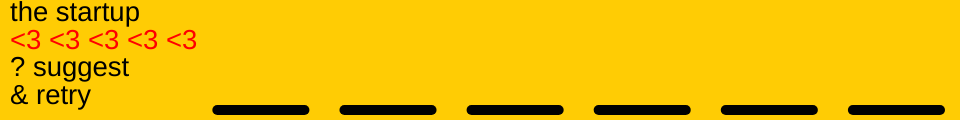
Frame 1 (no input)
Frame 60 (no input): identical to frame 1, image omitted
Frame 120 (the mouse pressed at the canvas centre since frame 60): identical to frame 1, image omitted

The p5.js sketch that drew this single still picture (run headless with seeded random() and noise() and a simulated clock; from frame 60 on, the mouse is pressed at the canvas centre):

// p5.js sketch
// ── sketch.js
// All words used in this hangman game.
// Make sure everything in lower case!
var randomSets = [
  { desc:"3D", word:"print" },
  { desc:"law", word:"order" },
  { desc:"the \"ink\"", word:"filament" },
  { desc:"the resolution", word:"layer" },
  { desc:"the robot?!?!", word:"marvin" },
  { desc:"the startup", word:"3dhubs" }
];

var countHP = 5;
var countSuggest = 3;

var chosenSet = pickRandomSet(randomSets);
var chosenDesc = chosenSet.desc;
var chosenWord = chosenSet.word;
var progress = chosenWord; // How many letters are still need to be guessed.
var is = []; // List of index of correctly guessed letters.

var linesProps; // User interface lines properties (coordinates, ...).
var margin;

var upperText; // GUI to display winning/losing or `countHP`.
var clueText;
var suggestButton;

var mainMenuButtons = ["? suggest", "& retry"];
var mainMenuFunctions = [suggestLetters, reInit];
var mainMenuTextSize;
var mainMenuWidth;

var guiLetterProgresses = [];
var guiLines = [];
var guiMainMenuButtons = [];
var guiMainMenuTexts = [];



function setup () {
  createCanvas(960, 120);

  margin = Math.ceil((width > height ? width : height)/100);
  mainMenuTextSize = (width > height ? height : width)/4 - margin/4;

  // Draw the clue text.
  clueText = new textGUI(
    guiMainMenuTexts,
    chosenDesc,
    margin,
    0,
    mainMenuTextSize
  );
  // Draw the main upper text.
  upperText = new textGUI(
      guiMainMenuTexts,
      setHP(countHP),
      margin,
      mainMenuTextSize,
      mainMenuTextSize
  );
  upperText.fill = "red"; // Initial red text to display hit points (HP).

  // Draw the main menu buttons.
  for (var i = 0; i < mainMenuButtons.length; i ++) {
    if(mainMenuButtons[i] === "? suggest") {
      suggestButton = new textButtonGUI(
        guiMainMenuButtons,
        mainMenuButtons[i],
        margin,
        mainMenuTextSize*(i + 2),
        mainMenuTextSize,
        mainMenuFunctions[i]
      );
    }
    else {
      new textButtonGUI(
        guiMainMenuButtons,
        mainMenuButtons[i],
        margin,
        mainMenuTextSize*(i + 2),
        mainMenuTextSize,
        mainMenuFunctions[i]
      );
    }
  }

  // Need to get `upperText.textW`.
  upperText.draw();

  // Set lines properties.
  mainMenuWidth = upperText.textW;
  linesProps = createLinesProps(
      chosenWord,
      mainMenuWidth + 30,
      height - margin,
      width - (mainMenuWidth + 50)
  );
  // Draw lines!
  createLinesGUI(linesProps);
}



function draw () {
  background(255, 204, 4);
  cursor(ARROW);

  // Draw GUI (these need to be drawn in order).
  for (var i = 0; i < guiMainMenuTexts.length; i ++) guiMainMenuTexts[i].draw();
  for (var i = 0; i < guiMainMenuButtons.length; i ++)
    guiMainMenuButtons[i].draw();
  for (var i = 0; i < guiLines.length; i ++) guiLines[i].draw();
  for (var i = 0; i < guiLetterProgresses.length; i ++)
    guiLetterProgresses[i].draw();
}



function keyPressed () {
  var charPressed = String.fromCharCode(keyCode).toLowerCase();

  if (countHP > 0 && progress.length > 0) {
    if (progress.indexOf(charPressed) > -1) correctGuess(charPressed);
    else wrongGuess();
  }
}



function mousePressed () {
  for (var i = 0; i < guiMainMenuButtons.length; i ++)
    guiMainMenuButtons[i].mousePressed();
}



function pickRandomSet (_array) {
  return _array[Math.floor(Math.random()*_array.length)];
}



function createLinesProps (_string, _x, _y, _width) {
  // Default values.
  if (_x === undefined) _x = 0;
  if (_y === undefined) _y = 0;
  if (_width === undefined) _width = width;

  var linesMargin = margin * 4;
  var length = (_width - linesMargin*(_string.length - 1))/_string.length;
  var pos = [];

  if (linesMargin < 10) { linesMargin = 10; }

  for (var i = 0; i < _string.length; i ++) {
    var coord = {};
    coord.x1 = _x + (length*i) + (linesMargin*i);
    coord.x2 = coord.x1 + length;
    coord.y1 = coord.y2 = _y;
    pos.push(coord);
  }

  var props = {};
  props.pos = pos;
  props.length = length;
  props.width = _width;

  return props;
}



function setHP (_int) {
  var str = "";
  for (var i = 0; i < _int; i ++) str = str + "<3 "
  return str.substring(0, str.length - 1); // Remove the last " " character.
}



function correctGuess (_charPressed) {
  // Remove the recently correct letter from `progress`.
  progress = removeLetters(progress, _charPressed);
  // Looking for index for all `_charPressed`.
  var is = indexesOf(chosenWord.split(""), _charPressed);

  // Add GUI for each recent correct letters.
  for (var i = 0; i < is.length; i ++) {
    new textGUI(
      guiLetterProgresses,
      _charPressed,
      linesProps.pos[is[i]].x1 + linesProps.length/2,
      linesProps.pos[is[i]].y1 - margin,
      (linesProps.length - 5 <= 12 ? 12 : linesProps.length - 5),
      CENTER,
      BASELINE
    );
  }

  checkWin();
}



function checkWin () {
  if (progress.length <= 0) {
    countSuggest = 0;
    suggestButton.fill = "grey";

    upperText.fill = "green";
    upperText.text = "you win!";
  }
}



function wrongGuess () {
  countHP --; // Reduce HP by one.
  upperText.text = setHP(countHP); // Set `upperText` text into the newest HP.

  checkLose();
}



function checkLose () {
  if (countHP <= 0) {
    countSuggest = 0;
    suggestButton.fill = "grey";

    upperText.fill = "red";
    upperText.text = "you lose!";

    giveSolution();
  }
}



// Function to give all remaining letters if the game already lost.
function giveSolution () {
  for (var i = 0; i < progress.split("").length; i ++) {
    var is = indexesOf(chosenWord.split(""), progress.split("")[i]);

    for (var j = 0; j < is.length; j ++) {
      var letterProgress = new textGUI(
        guiLetterProgresses,
        progress.split("")[i],
        linesProps.pos[is[j]].x1 + linesProps.length/2,
        linesProps.pos[is[j]].y1 - margin,
      (linesProps.length - 5 <= 12 ? 12 : linesProps.length - 5),
        CENTER,
        BASELINE
      );

      // Mark the given letters with gray color.
      letterProgress.fill = "grey";
    }
  }
}



function removeLetters (_string, _rmString, _all) {
  if (_all === undefined) _all = true;

  if (_all) return _string.split(_rmString).join("");
  else return _string.replace(_rmString, "");
}



// Function to suggest letters (can suggest multiple letters).
function suggestLetters (_x) {
  // Default value.
  if (_x === undefined || _x < 1) _x = 1;

  if (countHP > 0 && countSuggest > 0) {
    countSuggest --; // Decrease the suggest counter.
    // Turn the suggest button to gray if there is no more suggestion available.
    if (countSuggest <= 0) suggestButton.fill = "grey";

    // Suggest a letter.
    if (_x === 1) {
      var letter = progress.charAt(Math.floor(Math.random()*progress.length));
      putLetterSuggestion(letter);

      checkWin();

      return letter;
    }

    // Suggest `_x` letters.
    var letters = [];
    var progressTemp = progress; // Make sure to suggest a different letter.

    // Give random suggested letters.
    for (var i = 0; i < _x; i ++){
      var letter = progressTemp.charAt(
        Math.floor(Math.random()*progress.length)
      );
      letters.push(letter);
      progressTemp = removeLetters(progressTemp, letter);
    }

    // Make sure the array `letters` unique.
    letters = Array.from(new Set(letters));
    // If there is nothing to return.
    if (letters.length === 1 && letters[0] === "") return [];

    // Double loop! Not efficient but whatever XD.
    for (var i = 0; i < letters.length; i ++) putLetterSuggestions(letters[i]);

    checkWin();

    return arr;
  }
}



// Put the suggested letter as with GUI.
function putLetterSuggestion (_value) {
  progress = removeLetters(progress, _value);
  var is = indexesOf(chosenWord.split(""), _value);
  for (var i = 0; i < is.length; i ++) {
    new textGUI(
      guiLetterProgresses,
      _value,
      linesProps.pos[is[i]].x1 + linesProps.length/2,
      linesProps.pos[is[i]].y1 - margin,
      (linesProps.length - 5 <= 12 ? 12 : linesProps.length - 5),
      CENTER,
      BASELINE
    );
  }
}



// Function to return multiple indexes in an array for found element.
function indexesOf (_array, _element) {
  var indexes = [];
  for (var i = 0; i < _array.length; i ++) {
    if (_array[i] == _element) indexes.push(i);
  }

  return indexes;
}



function reInit () {
  guiLetterProgresses = [];
  guiLines = [];

  countHP = 5;
  countSuggest = 3;

  chosenSet = pickRandomSet(randomSets);
  chosenDesc = chosenSet.desc;
  chosenWord = chosenSet.word;
  progress = chosenWord;

  suggestButton.fill = "black";
  upperText.fill = "red";
  upperText.text = setHP(countHP);
  clueText.text = chosenDesc;

  // Set the line properties.
  linesProps = createLinesProps(
      chosenWord,
      mainMenuWidth + 30,
      height - margin,
      width - (mainMenuWidth + 50)
  );
  createLinesGUI(linesProps);
}



function createLinesGUI (_lineProps) {
  for (var i = 0; i < _lineProps.pos.length; i ++) {
    new lineGUI(guiLines, _lineProps.pos[i].x1, _lineProps.pos[i].y1, _lineProps.pos[i].x2, _lineProps.pos[i].y2, 10);
  }
}



function lineGUI (_array, _x1, _y1, _x2, _y2, _weight) {
  // Push into buttons array.
  _array.push(this);

  this.stroke = "black";

  this.draw = function () {
    strokeWeight(_weight);
    stroke(this.stroke);
    line(_x1, _y1, _x2, _y2);
    stroke("black");
    strokeWeight(1);
  };
}



function textButtonGUI (
  _array,
  _text,
  _x,
  _y,
  _fontSize,
  _callback,
  _args
) {
  // Default value.
  if (_callback === undefined) _callback = function () { console.log(_text + " mouse pressed"); }

  // Push into buttons array.
  _array.push(this);

  this.text = _text;
  this.fill = "black";

  this.draw = function () {
    fill(this.fill);
    noStroke();
    textAlign(LEFT, TOP);
    textSize(_fontSize);

    text(this.text, _x, _y);
    this.textW = textWidth(_text);
    this.textH = _fontSize;

    textSize(12);
    textAlign(RIGHT, CENTER);
    stroke("black");
    fill("black");

    this.hover();
  };

  this.hover = function () {
    if (
      mouseX > _x &&
      mouseX < _x + this.textW &&
      mouseY > _y &&
      mouseY < _y + this.textH
    ) cursor(HAND);
  }

  this.mousePressed = function () {
    if (
      mouseX > _x &&
      mouseX < _x + this.textW &&
      mouseY > _y &&
      mouseY < _y + this.textH
    ) _callback.apply(this, _args);
  };
}



function textGUI (
  _array,
  _text,
  _x,
  _y,
  _fontSize,
  _hAlign,
  _vAlign
) {
  // Default values.
  if (_hAlign === undefined) _hAlign = LEFT;
  if (_vAlign === undefined) _vAlign = TOP;

  // Push into text array.
  _array.push(this);

  this.text = _text;
  this.fill = "black";

  this.draw = function () {
    fill(this.fill);
    noStroke();
    textAlign(_hAlign, _vAlign);
    textSize(_fontSize);

    text(this.text, _x, _y);
    this.textW = textWidth(this.text);

    textSize(12);
    textAlign(RIGHT, CENTER);
    stroke("black");
    fill("black");
  };
}
